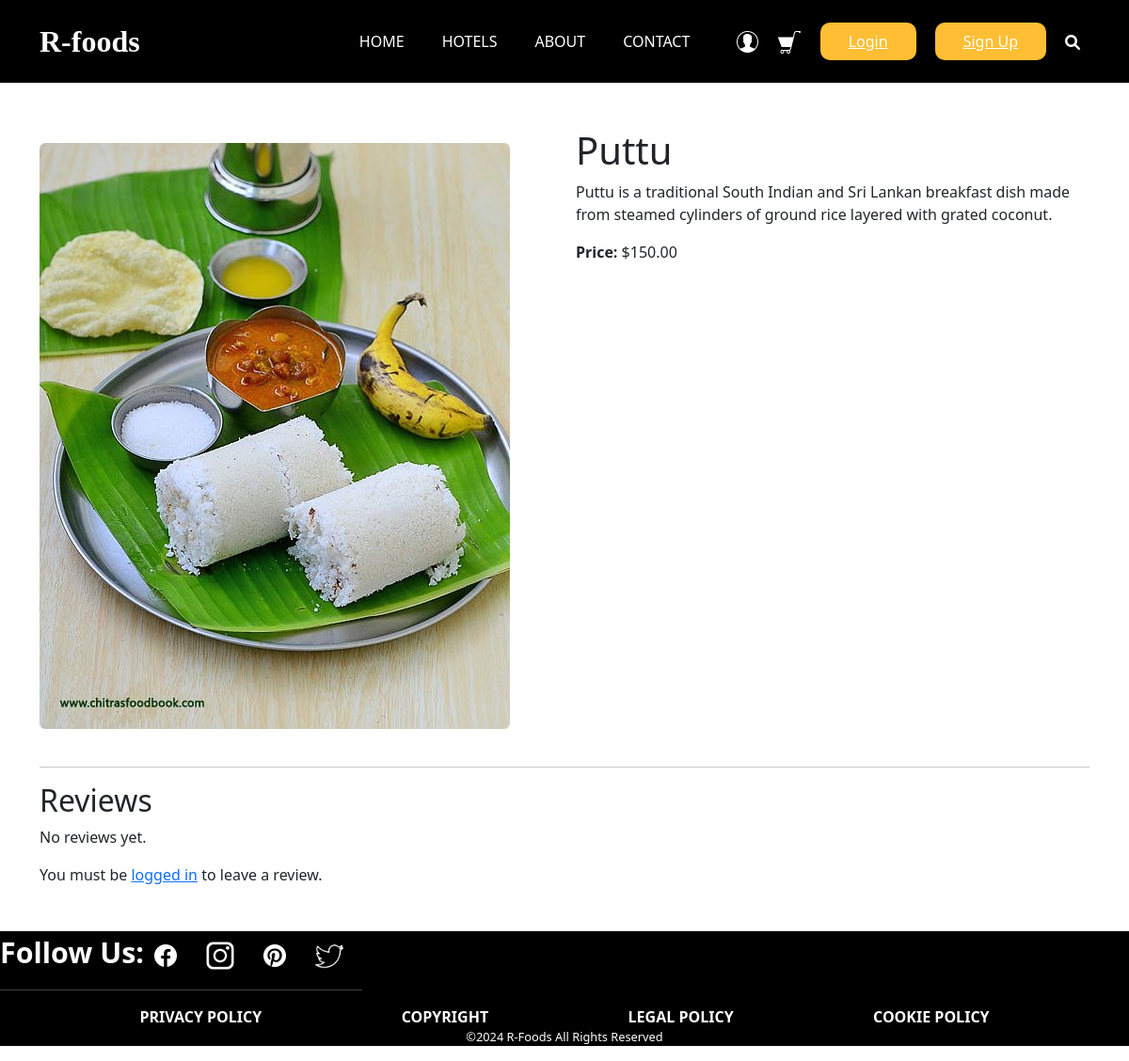
Screenshot of /item/8/ with the database file from the repository.
### restaurant_menu/models.py (models this page shows, shortened)
class Item(models.Model):
    meal = models.CharField(max_length=1000, unique=True)
    description = models.CharField(max_length=2000)
    price = models.DecimalField(max_digits=10, decimal_places=2)
    meal_type = models.CharField(max_length=200, choices=MEAL_TYPE)
    author = models.ForeignKey(User, on_delete=models.PROTECT)
    status = models.IntegerField(choices=STATUS, default=0)
    date_created = models.DateTimeField(auto_now_add=True)
    date_updated = models.DateTimeField(auto_now=True)
    image = models.ImageField(upload_to='menu_images/', null=True, blank=True)  # Add this line

### restaurant_menu/views.py (the view)
# urls.py: path('item/<int:pk>/', views.menu_item_detail, name='menu_item_detail'),
def menu_item_detail(request, pk):
    item = get_object_or_404(Item, pk=pk)
    reviews = item.reviews.all()
    if request.method == 'POST':
        review_form = ReviewForm(request.POST)
        if review_form.is_valid():
            review = review_form.save(commit=False)
            review.item = item
            review.user = request.user
            review.save()
            return redirect('menu_item_detail', pk=item.pk)
    else:
        review_form = ReviewForm()
    return render(request, 'base/menu_item_detail.html', {
        'object': item,
        'reviews': reviews,
        'review_form': review_form
    })

### restaurant_menu/templates/base/menu_item_detail.html (shortened to what this page needs)
{% extends 'new_main.html' %}
{% load custom_filters %}
{% block content %}
<div class="container my-5">
    <div class="row">
        <div class="col-lg-6 col-md-12 mb-4">
            <img src="{{ object.image.url }}" alt="{{ object.meal }}" class="img-fluid rounded">
        </div>
        <div class="col-lg-6 col-md-12">
            <h1>{{ object.meal }}</h1>
            <p>{{ object.description }}</p>
            <p><strong>Price:</strong> ${{ object.price }}</p>
        </div>
    </div>
    <hr>
    <h2>Reviews</h2>
    <div class="reviews">
        {% for review in reviews %}
        <div class="review mb-4">
            <p><strong>{{ review.user.username }}:</strong></p>
            <p>
                Rating:
                {% for i in 1|to_list:5 %}
                    {% if i <= review.rating %}
                        <span class="checked">★</span>
                    {% else %}
                        <span>★</span>
                    {% endif %}
                {% endfor %}
            </p>
            <p>{{ review.comment }}</p>
            <p class="text-muted">{{ review.date_created }}</p>
        </div>
        {% empty %}
        <p>No reviews yet.</p>
        {% endfor %}
    </div>
    {% if user.is_authenticated %}
    <h3>Leave a Review</h3>
    <form method="POST" action="{% url 'submit_review' item_id=object.id %}" class="custom-form needs-validation" novalidate>
        {% csrf_token %}
        <div class="form-group">
            <label for="rating">Rating</label>
            <div class="star-rating">
                <input id="star5" name="rating" type="radio" value="5" />
                <label for="star5" title="5 stars">★★★★★</label>
                <input id="star4" name="rating" type="radio" value="4" />
                <label for="star4" title="4 stars">★★★★</label>
                <input id="star3" name="rating" type="radio" value="3" />
                <label for="star3" title="3 stars">★★★</label>
                <input id="star2" name="rating" type="radio" value="2" />
                <label for="star2" title="2 stars">★★</label>
                <input id="star1" name="rating" type="radio" value="1" />
                <label for="star1" title="1 star">★</label>
            </div>
        </div>
        <div class="form-group">
            <label for="comment">Comment</label>
            <textarea id="comment" name="comment" rows="4" required></textarea>
        </div>
        <button type="submit" class="btn btn-primary">Submit Review</button>
    </form>
    {% else %}
    <p>You must be <a href="{% url 'login' %}">logged in</a> to leave a review.</p>
    {% endif %}
</div>
{% endblock %}

### restaurant_menu/static/styles/style.css (style rules this page uses)
::placeholder { color: #bbb; opacity: 1; }

### templates/footer.html (style rules this page uses)
hr { background-color: #fff; }

### rows the page displays
Item: image (picture), meal "Puttu", description "Puttu is a traditional South Indian and Sri Lankan breakfast dish made from steamed cylinders of ground rice layered with grated coconut.", price "150.00"
